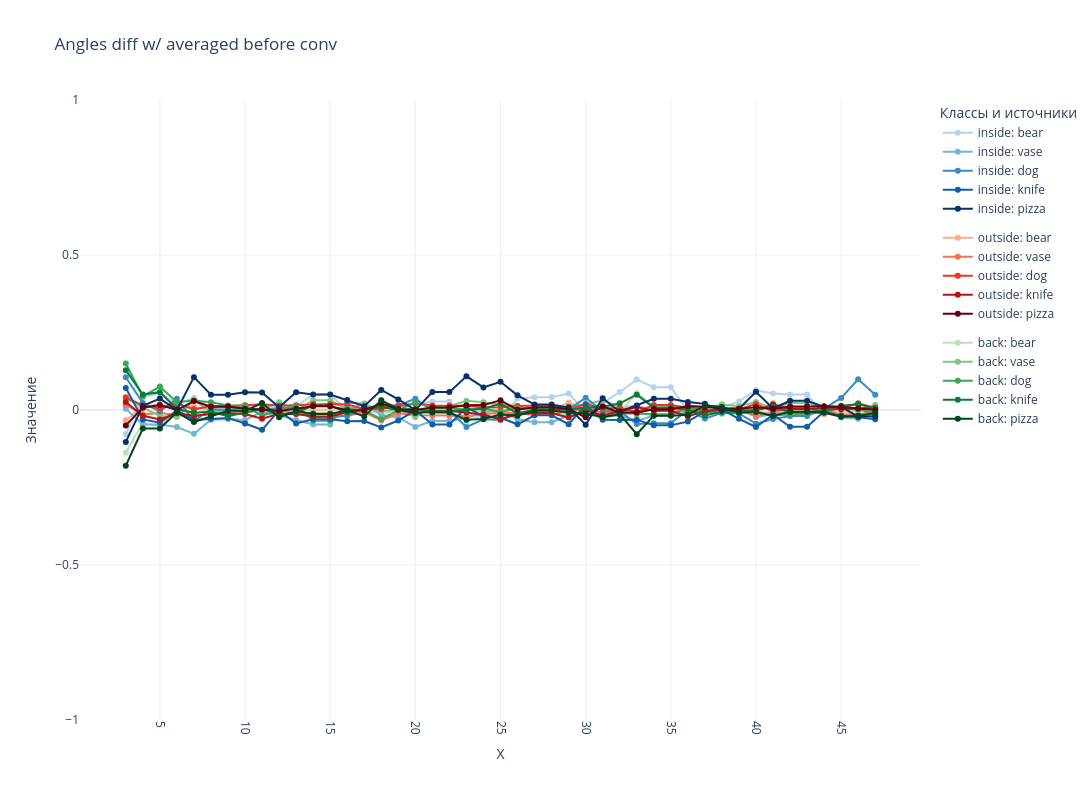

Notebook source saved alongside this figure:
### Code cell
import numpy as np
import plotly.graph_objects as go
import plotly.colors as pc


# ==== Параметры ====
x = np.arange(3, 48)  # от 3 до 47 включительно
width = 1600
height = 800
ylim = [-1, 1]  # можно поменять


# ==== Цветовые палитры ====
def get_adjusted_colorscale(name, n_colors, min_val=0.3, max_val=1.0):
    return pc.sample_colorscale(name, np.linspace(min_val, max_val, n_colors))

palette_inside = get_adjusted_colorscale('Blues', 5)
palette_outside = get_adjusted_colorscale('Reds', 5)
palette_back = get_adjusted_colorscale('Greens', 5)


# ==== Построение ====
fig = go.Figure()

for i, class_name in enumerate(list(class_names.values())[:-1]):
    fig.add_trace(go.Scatter(
        x=x,
        y=inside_np[:, i] - inside,
        mode='lines+markers',
        name=f'inside: {class_name}',
        line=dict(color=palette_inside[i]),
        legendgroup='inside',
        hovertemplate=f'inside: {class_name}<br>x=%{{x}}<br>y=%{{y}}'
    ))
    fig.add_trace(go.Scatter(
        x=x,
        y=outside_np[:, i] - outside,
        mode='lines+markers',
        name=f'outside: {class_name}',
        line=dict(color=palette_outside[i]),
        legendgroup='outside',
        hovertemplate=f'outside: {class_name}<br>x=%{{x}}<br>y=%{{y}}'
    ))
    fig.add_trace(go.Scatter(
        x=x,
        y=back_np[:, i] - back,
        mode='lines+markers',
        name=f'back: {class_name}',
        line=dict(color=palette_back[i]),
        legendgroup='back',
        hovertemplate=f'back: {class_name}<br>x=%{{x}}<br>y=%{{y}}'
    ))


# ==== Оформление ====
fig.update_layout(
    title='Angles diff w/ averaged before conv',
    hovermode='x',
    legend=dict(
        title='Классы и источники',
        itemclick='toggleothers',
        itemdoubleclick='toggle'
    ),
    xaxis=dict(
        title='X',
        tickangle=90
    ),
    yaxis=dict(
        title='Значение',
        range=ylim
    ),
    width=width,
    height=height,
    template='plotly_white'
)

fig.show()


# ==== Сохранение ====
if savefig: fig.write_html("23.1. разница Изменение углов по всей модели при центрировании.html")
